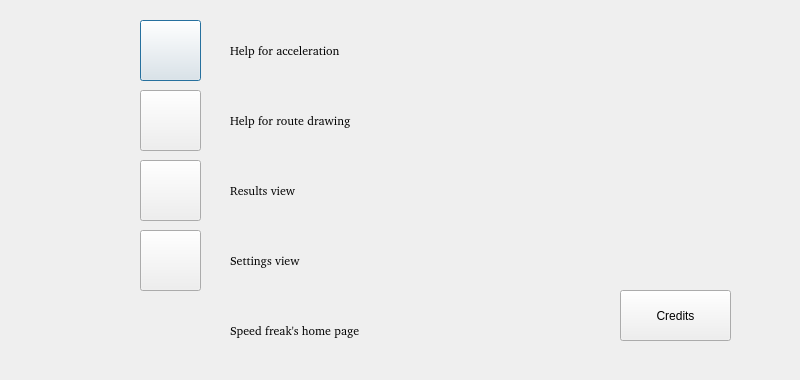
<?xml version="1.0" encoding="UTF-8"?>
<ui version="4.0">
 <class>HelpDialog</class>
 <widget class="QDialog" name="HelpDialog">
  <property name="geometry">
   <rect>
    <x>0</x>
    <y>0</y>
    <width>800</width>
    <height>380</height>
   </rect>
  </property>
  <property name="windowTitle">
   <string>Help for speed freak application</string>
  </property>
  <property name="autoFillBackground">
   <bool>false</bool>
  </property>
  <widget class="QLabel" name="labelHelpAcc">
   <property name="geometry">
    <rect>
     <x>230</x>
     <y>30</y>
     <width>231</width>
     <height>41</height>
    </rect>
   </property>
   <property name="font">
    <font>
     <family>Bitstream Charter</family>
    </font>
   </property>
   <property name="text">
    <string>Help for acceleration</string>
   </property>
  </widget>
  <widget class="QPushButton" name="pushButtonHelpAccelerate">
   <property name="geometry">
    <rect>
     <x>140</x>
     <y>20</y>
     <width>61</width>
     <height>61</height>
    </rect>
   </property>
   <property name="text">
    <string/>
   </property>
   <property name="icon">
    <iconset resource="graphics.qrc">
     <normaloff>:/new/prefix1/Graphics/Speedometer.png</normaloff>
     <normalon>:/new/prefix1/Graphics/Speedometer2.png</normalon>
     <disabledon>:/new/prefix1/Graphics/Speedometer2.png</disabledon>
     <activeon>:/new/prefix1/Graphics/Speedometer2.png</activeon>
     <selectedon>:/new/prefix1/Graphics/Speedometer2.png</selectedon>:/new/prefix1/Graphics/Speedometer.png</iconset>
   </property>
   <property name="iconSize">
    <size>
     <width>60</width>
     <height>60</height>
    </size>
   </property>
  </widget>
  <widget class="QPushButton" name="pushButtonHelpRoute">
   <property name="geometry">
    <rect>
     <x>140</x>
     <y>90</y>
     <width>61</width>
     <height>61</height>
    </rect>
   </property>
   <property name="text">
    <string/>
   </property>
   <property name="icon">
    <iconset resource="graphics.qrc">
     <normaloff>:/new/prefix1/Graphics/route.png</normaloff>:/new/prefix1/Graphics/route.png</iconset>
   </property>
   <property name="iconSize">
    <size>
     <width>60</width>
     <height>60</height>
    </size>
   </property>
  </widget>
  <widget class="QPushButton" name="pushButtonHelpResults">
   <property name="geometry">
    <rect>
     <x>140</x>
     <y>160</y>
     <width>61</width>
     <height>61</height>
    </rect>
   </property>
   <property name="text">
    <string/>
   </property>
   <property name="icon">
    <iconset resource="graphics.qrc">
     <normaloff>:/new/prefix1/Graphics/trophy_gold.png</normaloff>:/new/prefix1/Graphics/trophy_gold.png</iconset>
   </property>
   <property name="iconSize">
    <size>
     <width>60</width>
     <height>60</height>
    </size>
   </property>
  </widget>
  <widget class="QPushButton" name="pushButtonHelpSettings">
   <property name="geometry">
    <rect>
     <x>140</x>
     <y>230</y>
     <width>61</width>
     <height>61</height>
    </rect>
   </property>
   <property name="text">
    <string/>
   </property>
   <property name="icon">
    <iconset resource="graphics.qrc">
     <normaloff>:/new/prefix1/Graphics/settings.png</normaloff>:/new/prefix1/Graphics/settings.png</iconset>
   </property>
   <property name="iconSize">
    <size>
     <width>55</width>
     <height>55</height>
    </size>
   </property>
  </widget>
  <widget class="QLabel" name="labelHelpRoute">
   <property name="geometry">
    <rect>
     <x>230</x>
     <y>100</y>
     <width>261</width>
     <height>41</height>
    </rect>
   </property>
   <property name="font">
    <font>
     <family>Bitstream Charter</family>
    </font>
   </property>
   <property name="text">
    <string>Help for route drawing</string>
   </property>
  </widget>
  <widget class="QLabel" name="labelHelpResults">
   <property name="geometry">
    <rect>
     <x>230</x>
     <y>170</y>
     <width>171</width>
     <height>41</height>
    </rect>
   </property>
   <property name="font">
    <font>
     <family>Bitstream Charter</family>
    </font>
   </property>
   <property name="text">
    <string>Results view</string>
   </property>
  </widget>
  <widget class="QLabel" name="labelHelpSettings">
   <property name="geometry">
    <rect>
     <x>230</x>
     <y>240</y>
     <width>171</width>
     <height>41</height>
    </rect>
   </property>
   <property name="font">
    <font>
     <family>Bitstream Charter</family>
    </font>
   </property>
   <property name="text">
    <string>Settings view</string>
   </property>
  </widget>
  <widget class="QLabel" name="labelHelpWww">
   <property name="geometry">
    <rect>
     <x>230</x>
     <y>310</y>
     <width>261</width>
     <height>41</height>
    </rect>
   </property>
   <property name="font">
    <font>
     <family>Bitstream Charter</family>
    </font>
   </property>
   <property name="text">
    <string>Speed freak's home page</string>
   </property>
  </widget>
  <widget class="QPushButton" name="pushButtonCredits">
   <property name="geometry">
    <rect>
     <x>620</x>
     <y>290</y>
     <width>111</width>
     <height>51</height>
    </rect>
   </property>
   <property name="text">
    <string>Credits</string>
   </property>
  </widget>
  <widget class="QLabel" name="labelWwwPage">
   <property name="geometry">
    <rect>
     <x>140</x>
     <y>300</y>
     <width>55</width>
     <height>55</height>
    </rect>
   </property>
   <property name="text">
    <string/>
   </property>
   <property name="pixmap">
    <pixmap resource="graphics.qrc">:/new/prefix1/Graphics/applications_internet.png</pixmap>
   </property>
   <property name="scaledContents">
    <bool>true</bool>
   </property>
  </widget>
 </widget>
 <resources>
  <include location="graphics.qrc"/>
 </resources>
 <connections/>
</ui>
